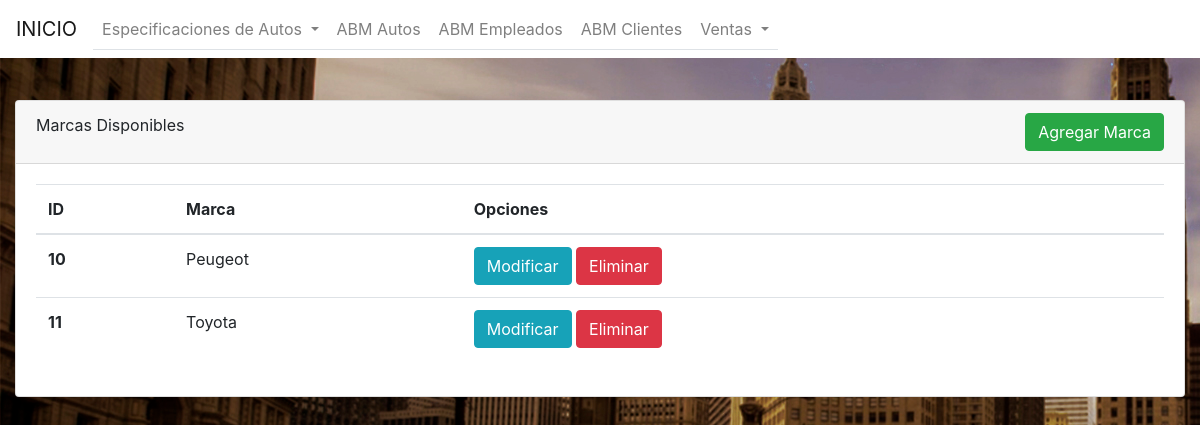
/marca_autos_index.php, run on the app's committed database.
### tables this page shows
CREATE TABLE `marca` (
  `id` int(40) NOT NULL,
  `marca` varchar(45) NOT NULL
);

### marca_autos_index.php (the view, shortened to what this page needs)
<!DOCTYPE html>
<html lang="en">
<head>
    <link rel="stylesheet" href="https://stackpath.bootstrapcdn.com/bootstrap/4.5.0/css/bootstrap.min.css">
    <nav class="navbar fixed-top navbar-expand-lg navbar-light bg-white">
        <a class="navbar-brand" href="index.php">INICIO</a>
        <div class="collapse navbar-collapse" id="navbarNav">
            <ul class="navbar-nav nav-tabs">
                <li class="nav-item dropdown">
                    <a class="nav-link dropdown-toggle" href="#" id="navbarDropdown" role="button" data-toggle="dropdown" aria-haspopup="true" aria-expanded="false">
                        Especificaciones de Autos
                    </a>
                </li>
                <li class="nav-item">
                    <a class="nav-link" href="autos_index.php">ABM Autos</a>
                </li>
                <li class="nav-item">
                    <a class="nav-link" href="empleado_index.php">ABM Empleados</a>
                </li>
                <li class="nav-item">
                    <a class="nav-link" href="cliente_index.php">ABM Clientes</a>
                </li>
                <li class="nav-item dropdown">
                    <a class="nav-link dropdown-toggle" href="#" id="navbarDropdown" role="button" data-toggle="dropdown" aria-haspopup="true" aria-expanded="false">
                        Ventas
                    </a>
                </li>
            </ul>
        </div>
    </nav>
</head>
<body style="background-image: url(background.jpg);">
    <div class="container-fluid" style="margin-top: 100px;">
        <div class="row justify-content-center">
            <div class="col">
                <div class="card">
                    <div class="card-header">
                        Marcas Disponibles
                        <a href="marca_alta_form.php">
                            <button type="button" class="btn btn-success float-right">Agregar Marca</button>
                        </a>
                    </div>
                    <div class="card-body">
                        <table class="table">
                            <thead>
                                <tr>
                                    <th scope="col">ID</th>
                                    <th scope="col">Marca</th>
                                    <th scope="col">Opciones</th>
                                </tr>
                            </thead>
                            <tbody>
                                <?php
                                $conexion = mysqli_connect("localhost", "root", "", "concesionario") or die("Problemas con la conexión hacia la db.");
                                $registros = mysqli_query($conexion, "SELECT *
                          FROM marca") or die("Problemas en el select:" . mysqli_error($conexion));
                                while ($reg =  mysqli_fetch_assoc($registros)) {
                                ?>
                                    <tr>
                                        <th scope="row"><?php echo $reg['id']; ?></th>
                                        <td><?php echo $reg['marca']; ?></td>
                                        <td>
                                            <a href="marca_alta_form_edit.php?id=<?php echo $reg['id'] ?>"><button type="button" class="btn btn-info">Modificar</button></a>
                                            <a href="marca_autos_index.php?borrar=<?php echo $reg['id'] ?>"><button type="button" name="borrar" class="btn btn-danger">Eliminar</button></a>
                                        </td>
                                    </tr>
                                <?php
                                }
                                ?>
                            </tbody>
                        </table>
                    </div>
                </div>
            </div>
        </div>
    </div>
</body>
</html>

### data on the page
marca: id "10", marca "Peugeot"
marca: id "11", marca "Toyota"
